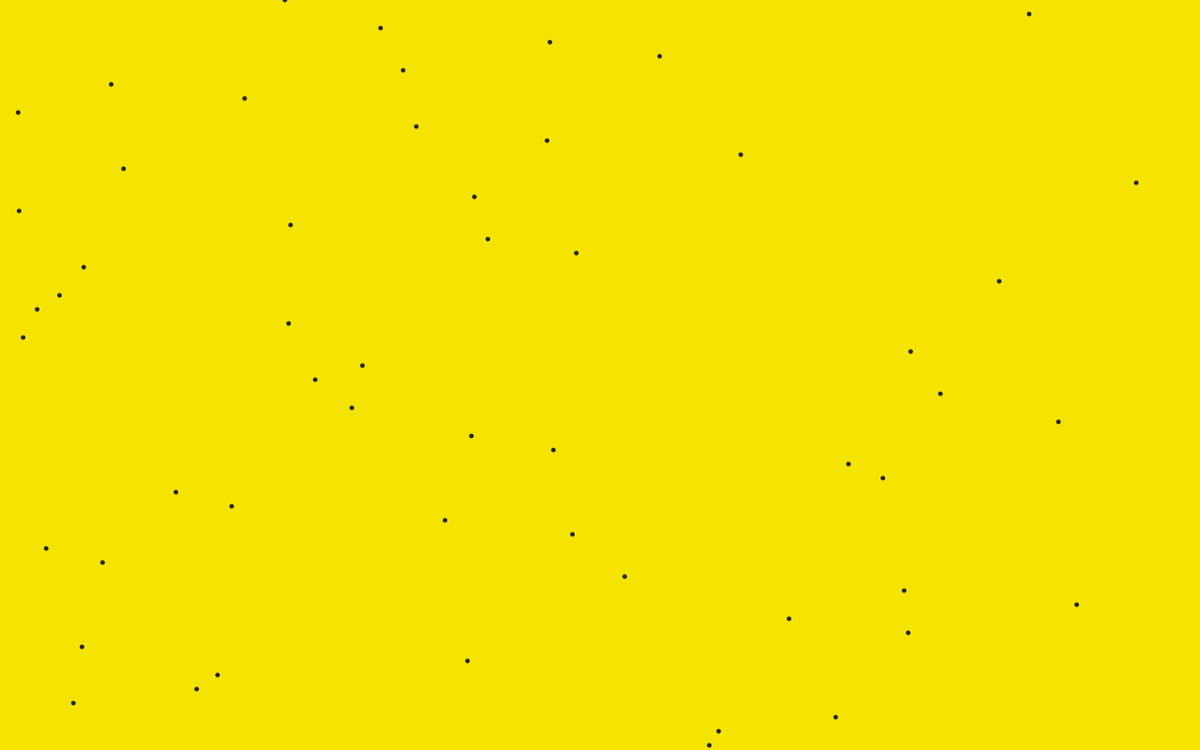
Frame 1 (no input)
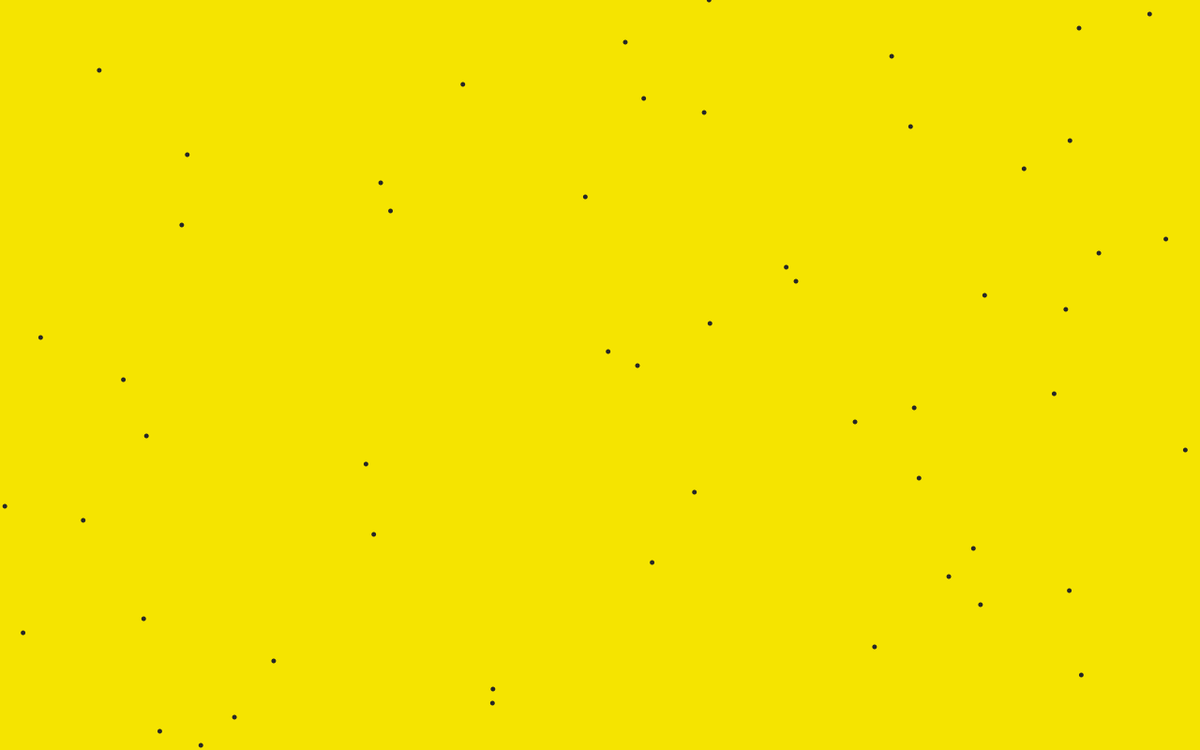
Frame 60 (the mouse pressed at the canvas centre just before this capture)
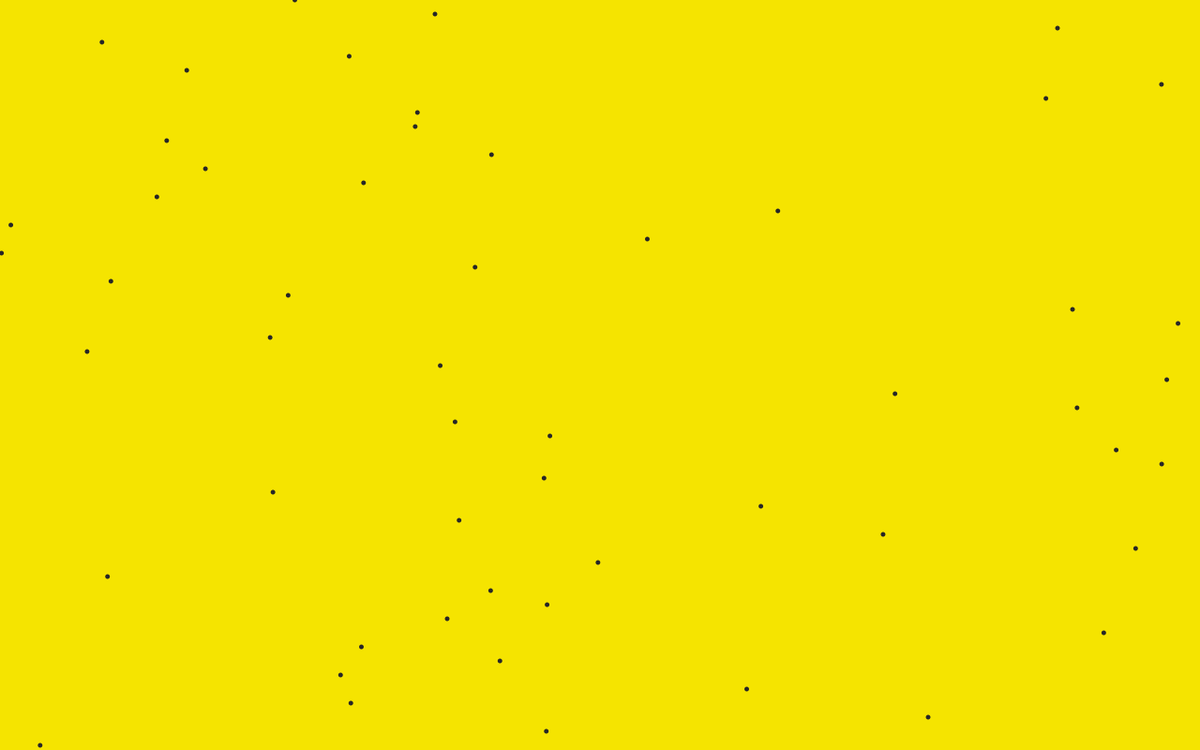
Frame 120 (the mouse held since frame 60 and released just before this capture)

The Processing sketch that drew these frames (run headless with seeded random() and noise(); from frame 60 on, the mouse is pressed at the canvas centre):

// Processing sketch: fuzz
// ── fuzz.pde
//Prog by Rob 'Gorrilla Ribs' Miller
//it's dank as shrek's kush
//illuminati = confirmed
int x = 0;
int [] y = {50,150,250,350,450,550,650,750,850,50,150,250,350,450,550,650,750,850,50,150,250,350,450,550,650,750,850,50,150,250,350,450,550,650,750,850,50,150,250,350,450,550,650,750,850,50,150,250,350,450,550,650,750,850,50,150,250,350,450,550,650,750,850, 50,150,250,350,450,550,650,750,850};
float [] rancol = {random(0,150), random(0,150), random(0,150)};

void setup(){
  size(1280, 800);

for(int f = 0; f < y.length; f++) { 
  y[f] = f*15;
}

  frameRate(4000000);
}

void draw(){
  background(#F5E400);
  noStroke();
  fill(rancol[1]);
  x=x+10;
  int pomme = 0;
  while (pomme < y.length) {
    ellipse(random(width),y[pomme], 5, 5);
    pomme = pomme + 1;
  }

 if(x>=width){
    x=0;
  }
}  


  
